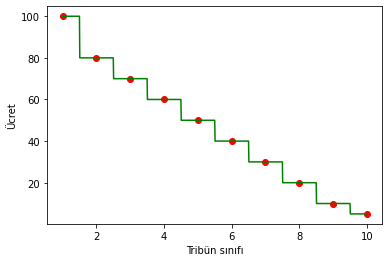

Python code for this plot:
# -*- coding: utf-8 -*-
"""
Created on Tue Mar  9 12:19:52 2021

@author: MURAT
"""

import pandas as pd
import numpy as np
import matplotlib.pyplot as plt
from sklearn.tree import DecisionTreeRegressor 


df = pd.read_csv("decision tree regression dataset.csv",sep=";",header = None)


x=df.iloc[:,0].values.reshape(-1,1)

y=df.iloc[:,1].values.reshape(-1,1)

tree_reg= DecisionTreeRegressor()
tree_reg.fit(x,y)
x_ = np.arange(min(x),max(x),0.01).reshape(-1,1)
y_head = tree_reg.predict(x_)


plt.scatter(x,y,color="red")

plt.plot(x_,y_head,color="green")
plt.xlabel("Tribün sınıfı")
plt.ylabel("Ücret")
plt.show()
